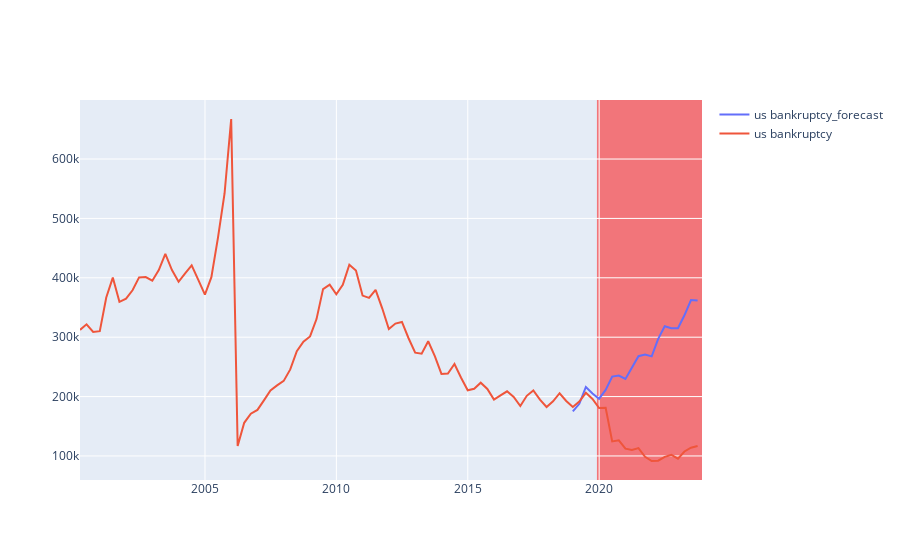

Here is the notebook cell this chart was saved with:
### Code cell
fig = go.Figure()
fig.add_trace(go.Scatter(x=df_results.index, y=df_results['us bankruptcy_forecast'], mode='lines', name='us bankruptcy_forecast'))
fig.add_trace(go.Scatter(x=df.index, y=df['us bankruptcy'], mode='lines', name='us bankruptcy'))
fig.update_layout(
    shapes=[
        dict(
            type="rect",
            xref="x",
            yref="paper",
            x0='2019-12-01',
            y0=0,
            x1='2023-11-30',
            y1=1,
            fillcolor="red",
            opacity=0.5,
            layer="below",
            line_width=0,
        )
    ]
)
